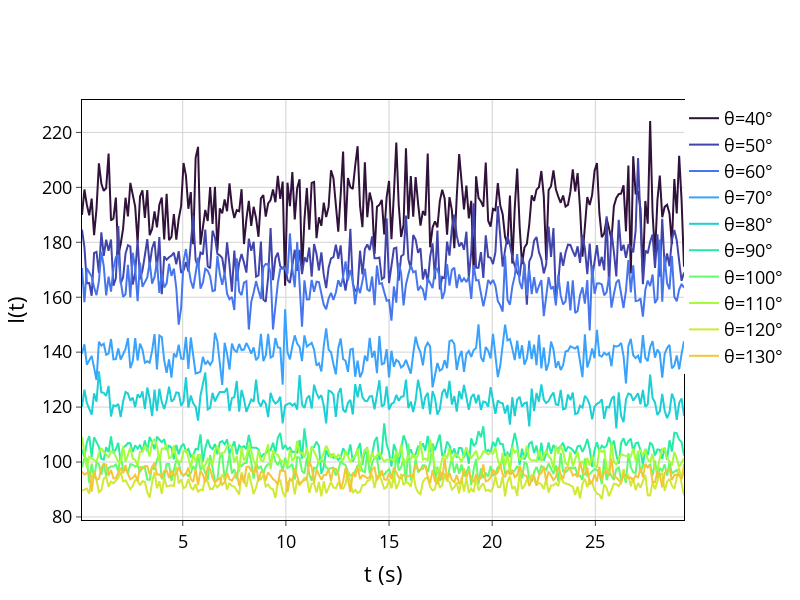

The notebook cell saved with this chart:
### Code cell
# print(data)

colors = px.colors.sequential.Turbo

fig = go.Figure()
for i,θ in enumerate(data.keys()):
    x = data[θ]['t2']
    y = data[θ]['I']
    #γ = data[θ]['gamma']
    # sigmay = data[θ]['sigmag']
    # X,Y = data[θ]['fit'].draw()

    # plt.plot(X,Y)
    # plt.xlim(0,1)
    # plt.show()

    #fig.add_trace(go.Scatter(x=X, y=Y, mode='lines',line_color=colors[i], showlegend=False,hoverinfo='skip'))

    fig.add_trace(go.Scatter(x=x,y=y, mode='lines', name=f'θ={θ}°',
        marker=dict(color = colors[i]),
        ))

fig.update_layout(
        #xaxis_type="log",
        yaxis_title="I(t)",
        xaxis_title="t (s)",
        # title='g<sup>2</sup>(τ) vs t',
        # xaxis=dict(range=[np.log10(0.0001), np.log10(0.010)]),
        width=800,
        height=600,
        # title={
        #     'text': "Correlation Function g<sup>2</sup>(τ)",
        #     'y':0.9,
        #     'x':0.5,
        #     'xanchor': 'center',
        #     'yanchor': 'top',
        #     'font':dict(size=30)
        # },
        plot_bgcolor='white',
        font=dict(
            #family="Courier New, monospace",
            size=18,
            color="Black"
        ),
        legend=dict(
            x=1,
            y=1,
            xanchor='left',
            yanchor='top'
        )
        # yaxis=dict(range=[0, 0.06])
    )

fig.update_xaxes(
    mirror=True,
    ticks='outside',
    showline=True,
    linecolor='black',
    gridcolor='lightgrey'
)
fig.update_yaxes(
    mirror=True,
    ticks='outside',
    showline=True,
    linecolor='black',
    gridcolor='lightgrey'
)

# Add red transparent background

fig.show()

### Figure 1 — Plotly figure (JSON) as saved in the notebook; plotly's stock layout.template omitted (floating-point values rounded to 4 significant figures; data arrays with more than 128 entries replaced by an {"elided": "..."} marker saying what was removed)
{"data": [{"marker": {"color": "#30123b"}, "mode": "lines", "name": "θ=40°", "type": "scatter", "x": {"elided": "250 float values"}, "y": {"elided": "250 float values"}}, {"marker": {"color": "#4145ab"}, "mode": "lines", "name": "θ=50°", "type": "scatter", "x": {"elided": "250 float values"}, "y": {"elided": "250 float values"}}, {"marker": {"color": "#4675ed"}, "mode": "lines", "name": "θ=60°", "type": "scatter", "x": {"elided": "250 float values"}, "y": {"elided": "250 float values"}}, {"marker": {"color": "#39a2fc"}, "mode": "lines", "name": "θ=70°", "type": "scatter", "x": {"elided": "250 float values"}, "y": {"elided": "250 float values"}}, {"marker": {"color": "#1bcfd4"}, "mode": "lines", "name": "θ=80°", "type": "scatter", "x": {"elided": "250 float values"}, "y": {"elided": "250 float values"}}, {"marker": {"color": "#24eca6"}, "mode": "lines", "name": "θ=90°", "type": "scatter", "x": {"elided": "250 float values"}, "y": {"elided": "250 float values"}}, {"marker": {"color": "#61fc6c"}, "mode": "lines", "name": "θ=100°", "type": "scatter", "x": {"elided": "250 float values"}, "y": {"elided": "250 float values"}}, {"marker": {"color": "#a4fc3b"}, "mode": "lines", "name": "θ=110°", "type": "scatter", "x": {"elided": "250 float values"}, "y": {"elided": "250 float values"}}, {"marker": {"color": "#d1e834"}, "mode": "lines", "name": "θ=120°", "type": "scatter", "x": {"elided": "250 float values"}, "y": {"elided": "250 float values"}}, {"marker": {"color": "#f3c63a"}, "mode": "lines", "name": "θ=130°", "type": "scatter", "x": {"elided": "250 float values"}, "y": {"elided": "250 float values"}}], "layout": {"font": {"color": "Black", "size": 18}, "height": 600, "legend": {"x": 1, "xanchor": "left", "y": 1, "yanchor": "top"}, "plot_bgcolor": "white", "width": 800, "xaxis": {"gridcolor": "lightgrey", "linecolor": "black", "mirror": true, "showline": true, "ticks": "outside", "title": {"text": "t (s)"}}, "yaxis": {"gridcolor": "lightgrey", "linecolor": "black", "mirror": true, "showline": true, "ticks": "outside", "title": {"text": "I(t)"}}}}
